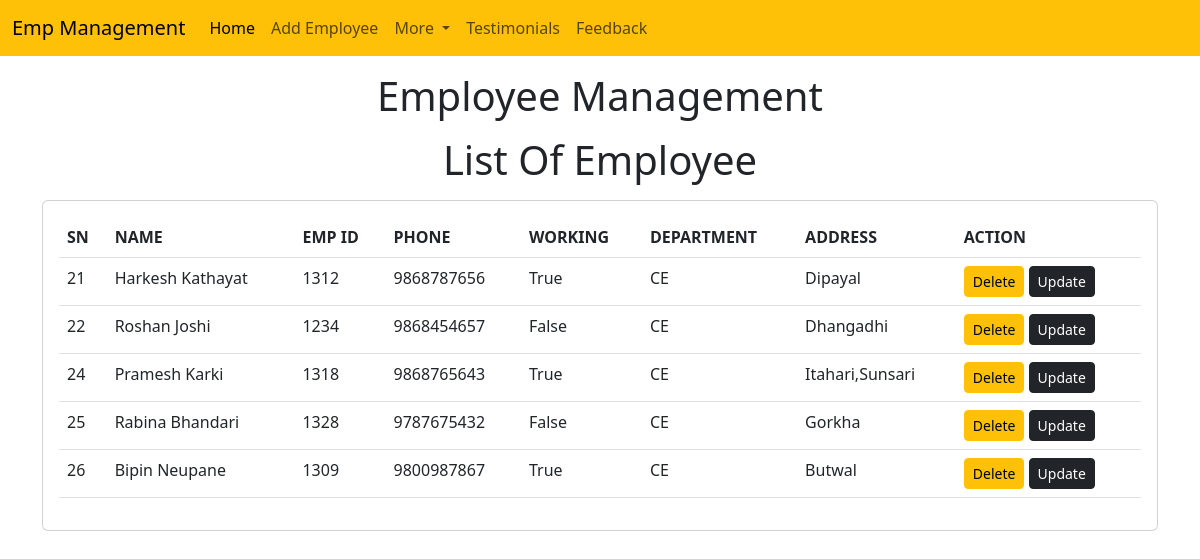
Page /emp/home/ on the earlier database version.
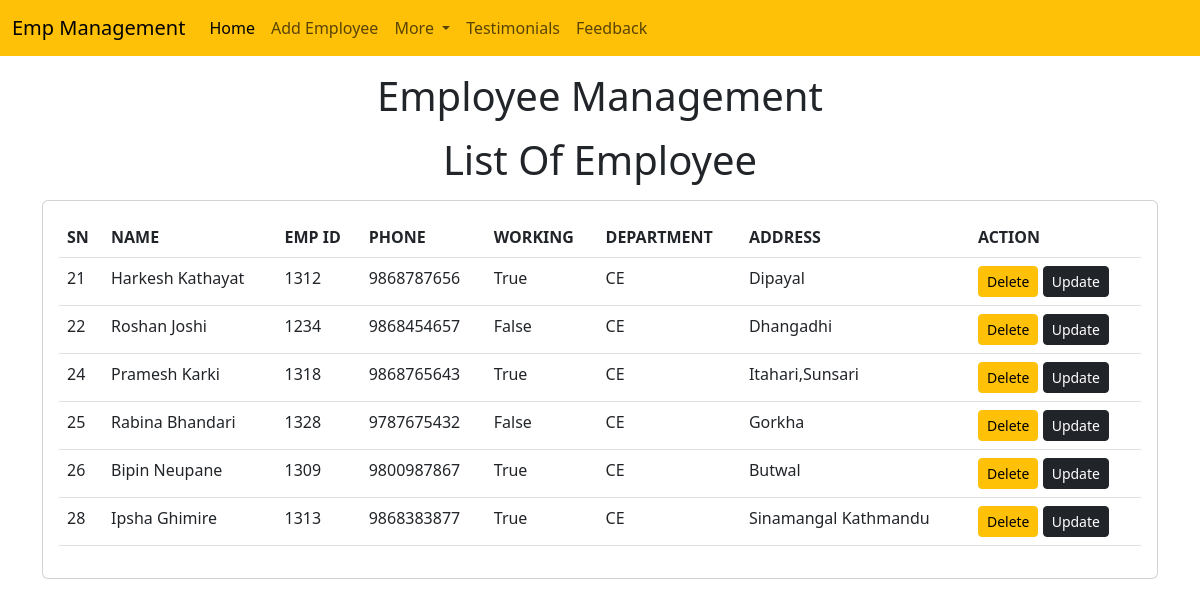
Same page on the later database version.
### emp/models.py (models this page shows, shortened)
class Emp(models.Model):
    name=models.CharField(max_length=200)
    emp_id=models.CharField(max_length=200)
    phone=models.CharField(max_length=10)
    address=models.CharField(max_length=150)
    working=models.BooleanField(default=True)
    department=models.CharField(max_length=10)

### emp/views.py (the view)
# urls.py: path('home/',emp_home),
def emp_home(request):
    emps=Emp.objects.all()
    return render(request,"emp/home.html",{'emps':emps})

### templates/emp/home.html (shortened to what this page needs)
<!doctype html>
<html lang="en">
  <head>
    <link href="https://cdn.jsdelivr.net/npm/bootstrap@5.3.0-alpha1/dist/css/bootstrap.min.css" rel="stylesheet">
  </head>
  <body>
    {% include 'emp/navbar.html'  %}
    <h1 class="text-center my-3">Employee Management</h1>
    <h1 class="text-center my-3">List Of Employee</h1>
    <div class="container">
      <div class="row">
        <div class="col-md-12">
          <div class="card">
            <div class="card-body">
              <table class="table">
                <thead>
                  <tr>
                      <th>SN</th>
                      <th>NAME</th>
                      <th>EMP ID</th>
                      <th>PHONE</th>
                      <th>WORKING</th>
                      <th>DEPARTMENT</th>
                      <th>ADDRESS</th>
                      <th>ACTION</th>
                    </tr>
                </thead>
                <tbody>
                  {% for e in emps %}
                  <tr>
                    <td>{{e.id}}</td>
                    <td>{{e.name}}</td>
                    <td>{{e.emp_id}}</td>
                    <td>{{e.phone}}</td>
                    <td>{{e.working}}</td>
                    <td>{{e.department}}</td>
                    <td>{{e.address}}</td>
                    <td>
                      <button class="btn btn-warning btn-sm">Delete</button>
                      <button class="btn btn-dark btn-sm">Update</button>
                    </td>
                  </tr>
                  {% endfor %}
                </tbody>
              </table>
            </div>
          </div>
        </div>
      </div>
    </div>
  </body>
</html>

### templates/emp/navbar.html (shortened to what this page needs)
<nav class="navbar navbar-expand-lg bg-warning">
  <div class="container-fluid">
    <a class="navbar-brand" href="#">Emp Management</a>
    <div class="collapse navbar-collapse" id="navbarSupportedContent">
      <ul class="navbar-nav me-auto mb-2 mb-lg-0">
        <li class="nav-item">
          <a class="nav-link active" aria-current="page" href="/emp/home">Home</a>
        </li>
        <li class="nav-item">
          <a class="nav-link" href="/emp/add-emp/">Add Employee</a>
        </li>
        <li class="nav-item dropdown">
          <a class="nav-link dropdown-toggle" href="#" role="button" data-bs-toggle="dropdown" aria-expanded="false">
            More
          </a>
        </li>
        <li class="nav-item">
          <a class="nav-link" href="/emp/testimonials/">Testimonials</a>
        </li>
        <li class="nav-item">
          <a class="nav-link" href="/emp/feedback/">Feedback</a>
        </li>
      </ul>
    </div>
  </div>
</nav>

Differences in the rows shown:
added Emp: id "28", name "Ipsha Ghimire", emp_id "1313", phone "9868383877", working "True", department "CE", address "Sinamangal Kathmandu"
